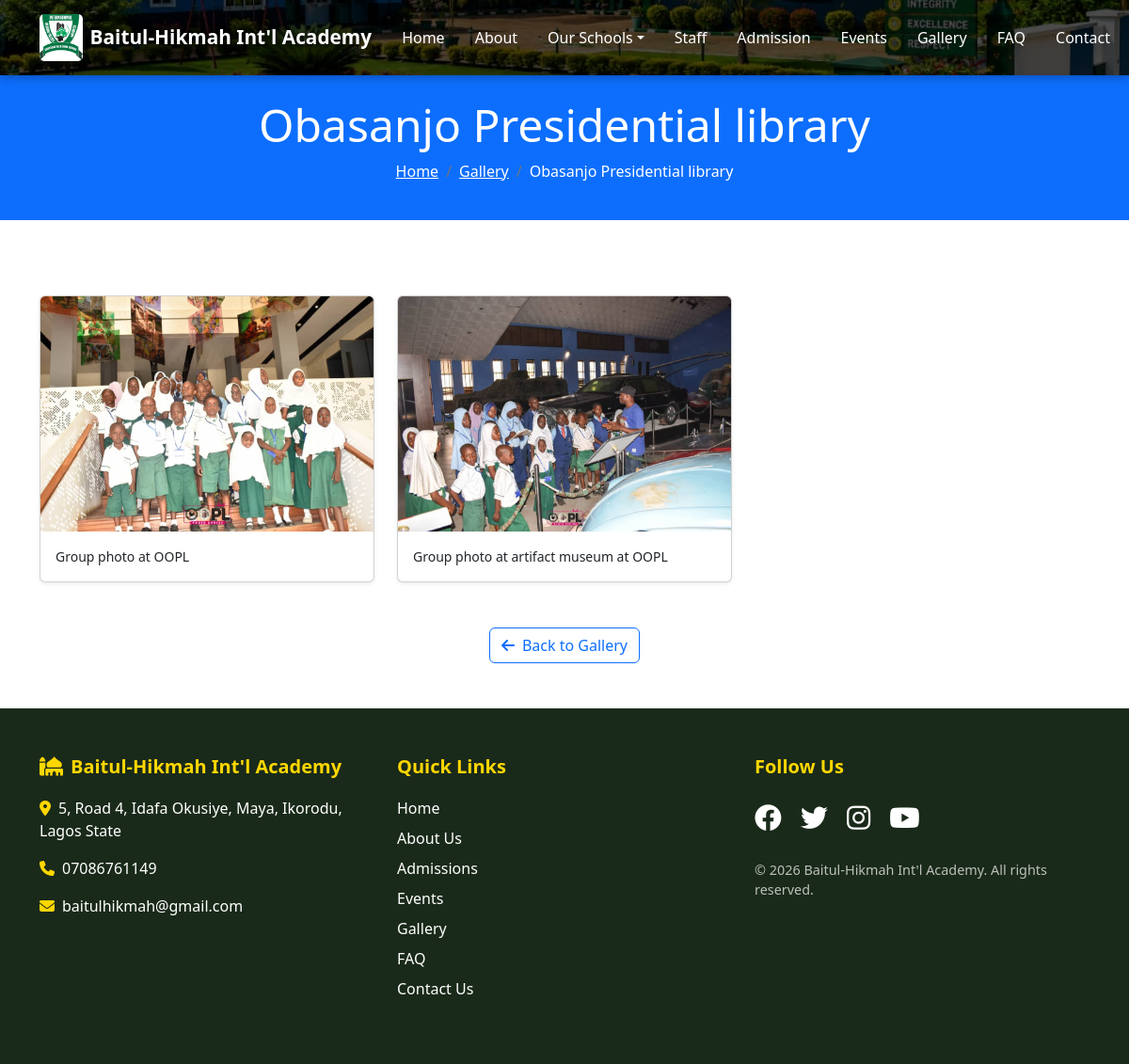
/gallery/obasanjo-presidential-library/, run on the app's committed database.
### core/models.py (models this page shows, shortened)
class Gallery(models.Model):
    title = models.CharField(max_length=200)
    slug = models.SlugField(unique=True, blank=True)
    description = models.TextField(blank=True)
    cover_image = models.ImageField(upload_to='gallery_covers/', blank=True, null=True)
    event_date = models.DateField(blank=True, null=True, help_text="Date of the event")
    is_featured = models.BooleanField(default=False)
    created_date = models.DateTimeField(auto_now_add=True)
    class Meta:
        ordering = ['-created_date']
        verbose_name_plural = "Galleries"

class GalleryImage(models.Model):
    gallery = models.ForeignKey(Gallery, on_delete=models.CASCADE, related_name='images')
    image = models.ImageField(upload_to='gallery/')
    caption = models.CharField(max_length=200, blank=True)
    order = models.IntegerField(default=0)
    class Meta:
        ordering = ['order']

### core/views.py (the view)
# urls.py: path('gallery/<slug:slug>/', views.gallery_detail, name='gallery_detail'),  # ← ADD THIS
def gallery_detail(request, slug):
    gallery = get_object_or_404(Gallery, slug=slug)
    images = gallery.images.all()
    context = {
        'gallery': gallery,
        'images': images,
    }
    return render(request, 'core/gallery_detail.html', context)

### core/context_processors.py (called while the page is built)
def school_info(request):
    return {
        'school_name': 'Baitul-Hikmah Int\'l Academy',
        'school_address': '5, Road 4, Idafa Okusiye, Maya, Ikorodu, Lagos State',
        'school_phone': '07086761149',
        'school_email': 'baitulhikmah@gmail.com',
        'all_school_levels': SchoolLevel.objects.all().order_by('order'),
        'recent_news': News.objects.all()[:3],
    }

### templates/core/gallery_detail.html (shortened to what this page needs)
{% extends 'base.html' %}
{% load static %}
{% block content %}
<section class="page-header bg-primary text-white py-4">
    <div class="container">
        <div class="row">
            <div class="col-12 text-center">
                <h1 class="display-5">{{ gallery.title }}</h1>
                <nav aria-label="breadcrumb">
                    <ol class="breadcrumb justify-content-center">
                        <li class="breadcrumb-item"><a href="{% url 'core:home' %}" class="text-white">Home</a></li>
                        <li class="breadcrumb-item"><a href="{% url 'core:gallery_list' %}" class="text-white">Gallery</a></li>
                        <li class="breadcrumb-item active text-white" aria-current="page">{{ gallery.title }}</li>
                    </ol>
                </nav>
            </div>
        </div>
    </div>
</section>
<section class="py-5">
    <div class="container">
        <div class="row">
            {% for image in images %}
            <div class="col-md-4 col-sm-6 mb-4">
                <div class="card h-100 shadow-sm">
                    <img src="{{ image.image.url }}" class="card-img-top" alt="{{ image.caption|default:gallery.title }}" style="height: 250px; object-fit: cover; cursor: pointer;" data-bs-toggle="modal" data-bs-target="#imageModal{{ forloop.counter }}">
                    <div class="card-body">
                        <p class="card-text small">{{ image.caption|default:"No caption" }}</p>
                    </div>
                </div>
            </div>
            {% empty %}
            <div class="col-12 text-center py-5">
                <i class="fas fa-image fa-4x text-muted mb-3"></i>
                <h3>No images in this album yet</h3>
            </div>
            {% endfor %}
        </div>
        <div class="text-center mt-4">
            <a href="{% url 'core:gallery_list' %}" class="btn btn-outline-primary">
                <i class="fas fa-arrow-left me-2"></i>Back to Gallery
            </a>
        </div>
    </div>
</section>
{% endblock %}

### static/css/style.css (style rules this page uses)
.card { transition: transform 0.3s, box-shadow 0.3s; }
.page-header { margin-bottom: 2rem; }

### data on the page
Gallery: title "Obasanjo Presidential library"
GalleryImage: image (picture), caption "Group photo at OOPL"
GalleryImage: image (picture), caption "Group photo at artifact museum at OOPL"

### other printed values
{{ school_name }} "Baitul-Hikmah Int'l Academy"
{{ school_address }} "5, Road 4, Idafa Okusiye, Maya, Ikorodu, Lagos State"
{{ school_phone }} "07086761149"
{{ school_email }} "baitulhikmah@gmail.com"
